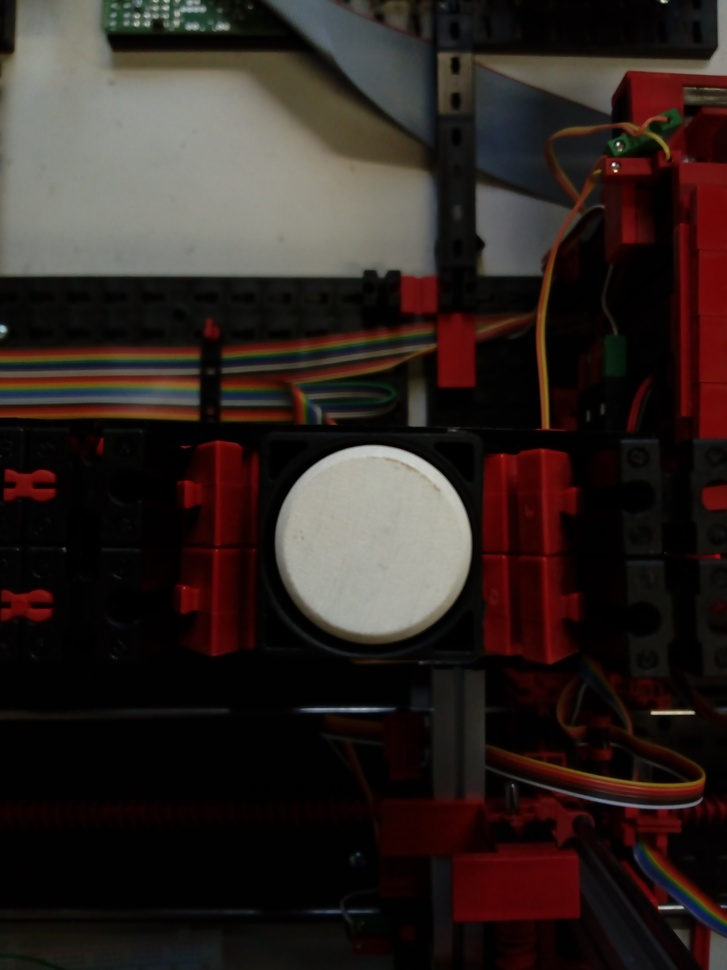
%> input picture Code with Images and Videos/FactoryCirclePic.jpg, 727 x 970 px, shrunk from 3120 x 4160 before the run
$ octave ActualImageTest.m   (GNU Octave 9; MATLAB toolbox functions it lacks are replaced by stand-ins)
%> lines starting %> are read from the running program, lines starting %| are printed output that depends on the picture
%% Import picture of disk from factory

clear
close all
clc

%% Read image in

I = imread('FactoryCirclePic.jpg');  % reads image file
%> I is the input picture: size 970x727x3 uint8; mean R, G, B 46, 35.8, 32.5

%% Display image

imshow(I) % displays image

%% Display histogram of image intensities distribution
figure
imhist(I)
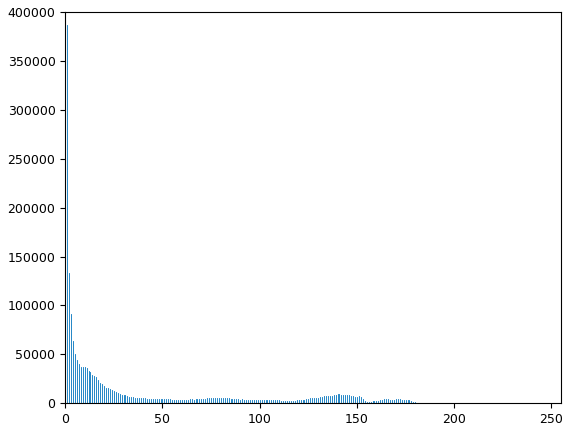
%> figure redrawn from the program's plot data; highest point at x = 1, y = 386682

%% Histogram equalisation
I2 = histeq(I);
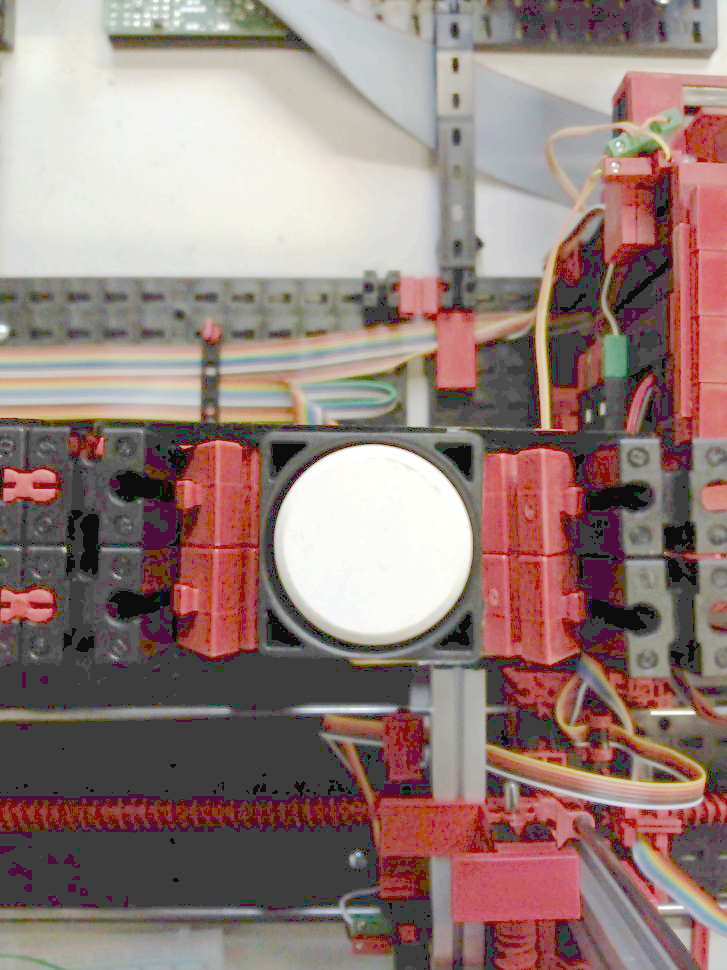
%> I2: size 970x727x3 uint8; mean R, G, B 148.5, 126.3, 121.8
figure
imhist(I2)
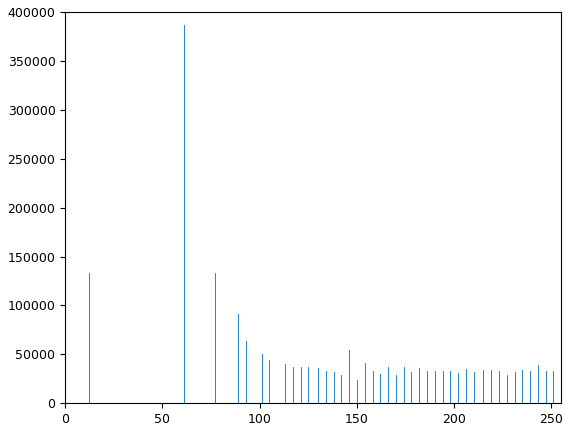
%> figure redrawn from the program's plot data; highest point at x = 61, y = 386682

%% Thresholding

I3 = imbinarize(I);
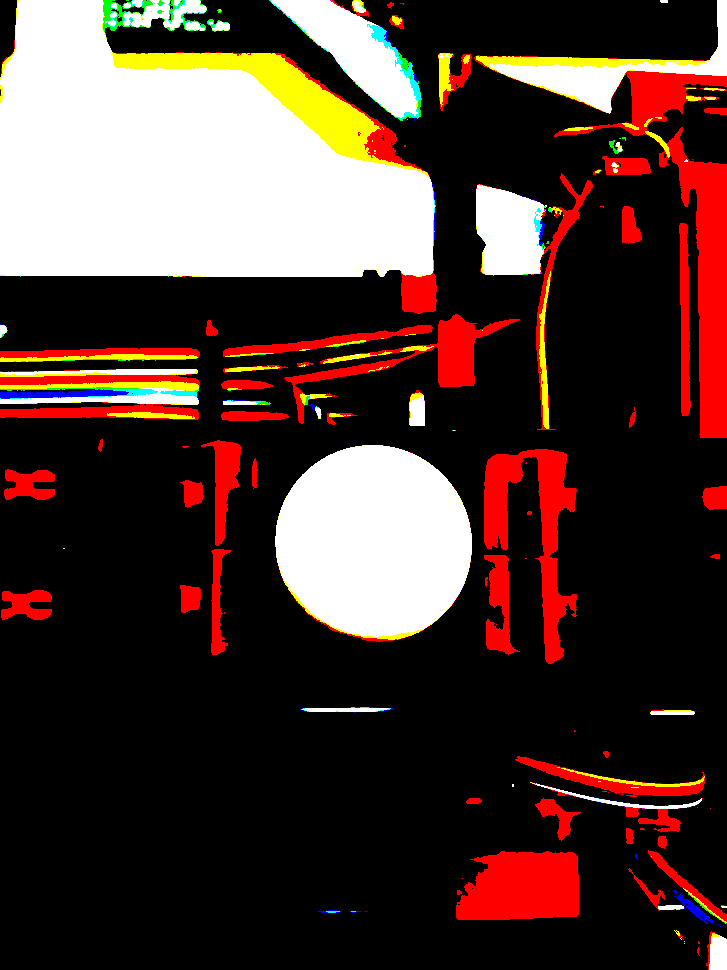
%> I3: size 970x727x3 logical; mean R, G, B 0.3, 0.22, 0.196
figure
imhist(I3)
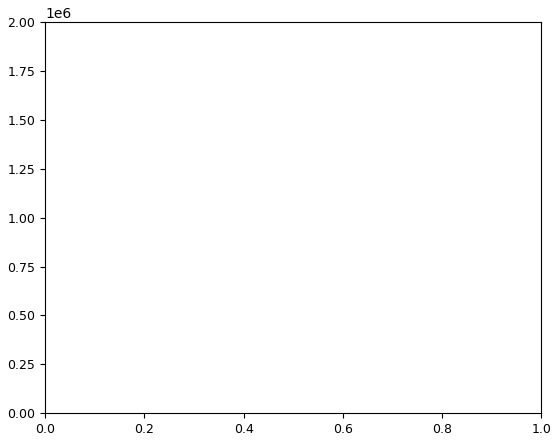
%> figure redrawn from the program's plot data
